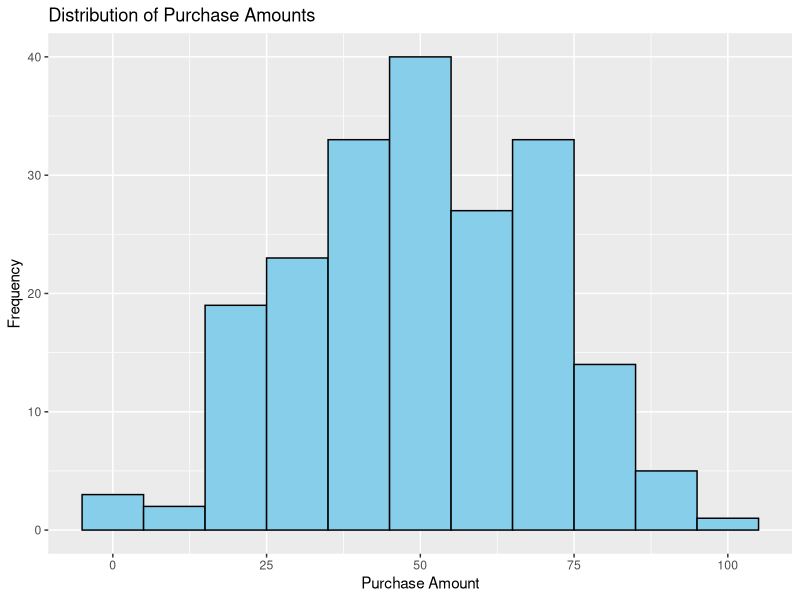
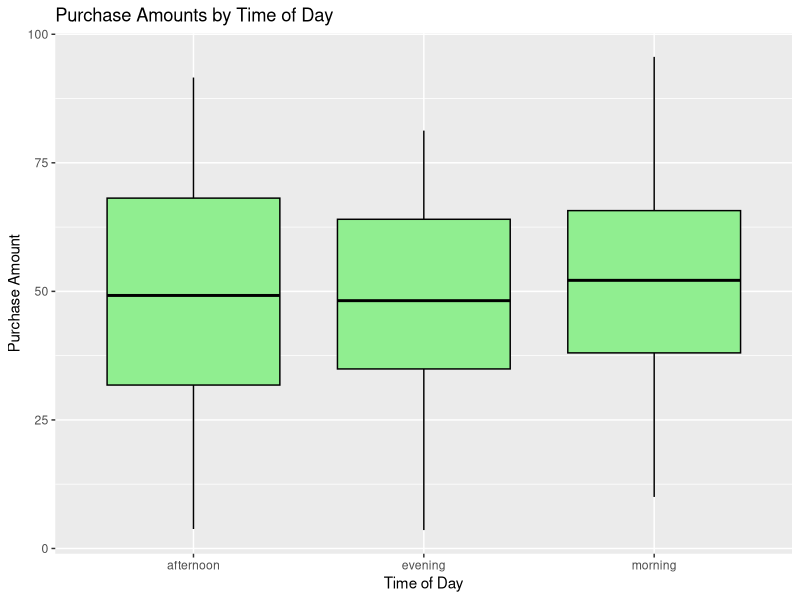

Write the R code that produced these figures, in order.
## ---- chunk 1
# Load necessary libraries
library(ggplot2)
library(dplyr)

# Generate a synthetic retail dataset for illustration purposes
set.seed(456)
customer_data <- tibble(
  customer_id = 1:200,
  purchase_amount = rnorm(200, mean = 50, sd = 20),
  time_of_day = sample(c("morning", "afternoon", "evening"), 200, replace = TRUE)
)

# Display the first few rows of the dataset
head(customer_data)

# Visualize the distribution of purchase amounts
ggplot(customer_data, aes(x = purchase_amount)) +
  geom_histogram(binwidth = 10, fill = "skyblue", color = "black") +
  labs(title = "Distribution of Purchase Amounts", x = "Purchase Amount", y = "Frequency")

# Explore the relationship between time of day and purchase amount
ggplot(customer_data, aes(x = time_of_day, y = purchase_amount)) +
  geom_boxplot(fill = "lightgreen", color = "black") +
  labs(title = "Purchase Amounts by Time of Day", x = "Time of Day", y = "Purchase Amount")
